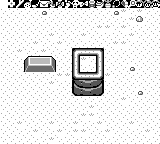

A 2D game scene composited from a Tiled map and its tileset images. What follows is a short description and the map's XML, with every tile layer's data as written:
An orthogonal 20x18 tile map with 8x8 px tiles, 2 tile layers (bg, Tile Layer 1), 5 tilesets.

<map version="1.2" tiledversion="1.2.2" orientation="orthogonal" renderorder="right-down" width="20" height="18" tilewidth="8" tileheight="8" infinite="0" nextlayerid="3" nextobjectid="1">
 <tileset firstgid="1" source="overworld-landscape.tsx" />
 <tileset firstgid="97" source="overworld-2.tsx" />
 <tileset firstgid="673" source="dungeon-items.tsx" />
 <tileset firstgid="689" source="items-2.tsx" />
 <tileset firstgid="753" source="font.tsx" />
 <layer id="2" name="bg" width="20" height="18">
  <data encoding="csv">
77,738,739,740,741,742,743,744,745,746,737,688,686,687,730,77,77,77,77,77,
87,87,87,87,87,87,87,87,87,87,87,87,87,87,87,87,87,87,87,87,
87,87,87,87,87,87,87,87,87,87,87,87,87,87,87,87,87,87,87,87,
87,87,87,87,87,87,87,87,87,87,87,87,87,87,87,87,87,87,87,87,
87,87,87,87,87,87,87,87,87,87,87,87,87,87,87,87,87,87,87,87,
87,87,87,87,87,87,87,87,87,87,87,87,87,87,87,87,87,87,87,87,
87,87,87,87,87,87,87,87,87,87,87,87,87,87,87,87,87,87,87,87,
87,87,87,87,87,87,87,87,87,87,87,87,87,87,87,87,87,87,87,87,
87,87,87,87,87,87,87,87,87,87,87,87,87,87,87,87,87,87,87,87,
87,87,87,87,87,87,87,87,87,87,87,87,87,87,87,87,87,87,87,87,
87,87,87,87,87,87,87,87,87,87,87,87,87,87,87,87,87,87,87,87,
87,87,87,87,87,87,87,87,87,87,87,87,87,87,87,87,87,87,87,87,
87,87,87,87,87,87,87,87,87,87,87,87,87,87,87,87,87,87,87,87,
87,87,87,87,87,87,87,87,87,87,87,87,87,87,87,87,87,87,87,87,
87,87,87,87,87,87,87,87,87,87,87,87,87,87,87,87,87,87,87,87,
87,87,87,87,87,87,87,87,87,87,87,87,87,87,87,87,87,87,87,87,
87,87,87,87,87,87,87,87,87,87,87,87,87,87,87,87,87,87,87,87,
87,87,87,87,87,87,87,87,87,87,87,87,87,87,87,87,87,87,87,87
</data>
 </layer>
 <layer id="1" name="Tile Layer 1" width="20" height="18">
  <data encoding="csv">
96,887,900,901,903,888,889,890,891,893,897,898,899,902,905,906,907,894,895,896,
0,0,0,0,0,84,0,0,0,0,0,0,0,0,84,59,0,59,0,0,
0,0,0,0,0,0,0,0,0,0,0,0,0,0,0,0,59,83,0,0,
0,0,0,0,0,0,0,0,0,0,0,0,59,59,0,59,0,0,0,0,
0,0,0,0,0,0,59,0,0,0,59,0,0,0,0,0,59,0,0,0,
0,0,0,0,59,0,0,59,0,0,0,0,0,0,59,59,0,0,0,0,
0,0,59,0,0,59,0,0,0,61,2684354602,2684354602,2684354621,0,0,0,0,0,0,0,
0,0,0,263,264,264,265,0,0,3221225514,59,0,3221225514,0,0,0,0,0,0,0,
0,0,0,279,280,280,281,0,0,3221225514,0,0,42,0,0,0,84,0,0,0,
0,0,0,0,0,0,0,59,59,1610612797,38,38,3221225533,59,0,0,0,0,0,0,
0,0,0,0,0,0,59,0,0,37,55,54,40,0,0,0,0,0,0,0,
0,0,0,0,0,0,0,0,0,53,55,54,56,0,0,0,0,84,0,0,
0,0,0,0,0,0,0,0,0,0,0,0,0,0,0,59,0,0,0,0,
0,0,0,0,0,0,0,0,0,0,0,59,0,0,0,0,0,0,0,0,
0,0,0,0,0,0,0,0,0,0,59,59,0,0,0,0,0,0,0,0,
0,0,59,0,0,0,59,0,0,59,0,0,59,0,0,0,59,0,0,0,
0,0,0,0,59,0,0,59,0,59,59,0,0,59,0,0,0,0,59,0,
0,0,0,0,0,0,59,0,0,0,0,0,0,0,0,0,0,0,0,0
</data>
 </layer>
</map>
